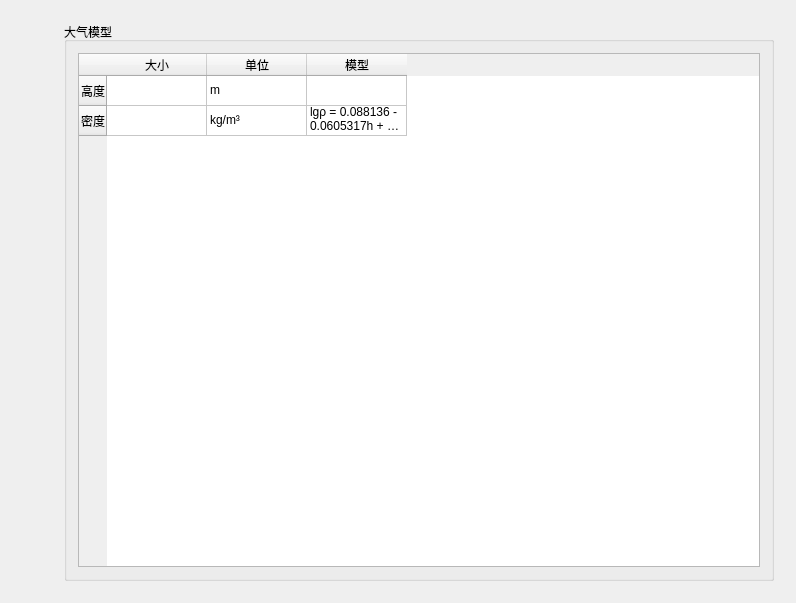
<?xml version="1.0" encoding="UTF-8"?>
<ui version="4.0">
 <class>SubAAWidgetClass</class>
 <widget class="QWidget" name="SubAAWidgetClass">
  <property name="geometry">
   <rect>
    <x>0</x>
    <y>0</y>
    <width>796</width>
    <height>603</height>
   </rect>
  </property>
  <property name="windowTitle">
   <string>SubAAWidget</string>
  </property>
  <layout class="QHBoxLayout" name="horizontalLayout">
   <item>
    <layout class="QVBoxLayout" name="toolPart">
     <item>
      <widget class="QPushButton" name="findMuiscPushButton">
       <property name="minimumSize">
        <size>
         <width>36</width>
         <height>36</height>
        </size>
       </property>
       <property name="toolTip">
        <string>单个模块</string>
       </property>
       <property name="styleSheet">
        <string notr="true">QPushButton {
    border: none; 
width: 20px; height: 50px;
}
QPushButton:hover {
border: 2px solid blue;
}
QPushButton:pressed {
 border: 2px solid red; 
 }</string>
       </property>
       <property name="text">
        <string/>
       </property>
       <property name="icon">
        <iconset resource="../resource.qrc">
         <normaloff>:/icon/resources/icons/module.svg</normaloff>:/icon/resources/icons/module.svg</iconset>
       </property>
       <property name="iconSize">
        <size>
         <width>36</width>
         <height>36</height>
        </size>
       </property>
      </widget>
     </item>
     <item>
      <widget class="QPushButton" name="localMusicPushButton">
       <property name="styleSheet">
        <string notr="true">QPushButton {
    border: none; 
width: 20px; height: 50px;
}
QPushButton:hover {
border: 2px solid blue;
}
QPushButton:pressed {
 border: 2px solid red; 
 }</string>
       </property>
       <property name="text">
        <string/>
       </property>
       <property name="icon">
        <iconset resource="../resource.qrc">
         <normaloff>:/icon/resources/icons/MaterialSymbolsSimCardDownloadOutline.svg</normaloff>:/icon/resources/icons/MaterialSymbolsSimCardDownloadOutline.svg</iconset>
       </property>
       <property name="iconSize">
        <size>
         <width>36</width>
         <height>36</height>
        </size>
       </property>
      </widget>
     </item>
     <item>
      <widget class="QPushButton" name="closePushButton">
       <property name="toolTip">
        <string>关闭音乐盒</string>
       </property>
       <property name="styleSheet">
        <string notr="true">QPushButton {
    border: none; 
width: 20px; height: 50px;
}
QPushButton:hover {
border: 2px solid blue;
}
QPushButton:pressed {
 border: 2px solid red; 
 }</string>
       </property>
       <property name="text">
        <string/>
       </property>
       <property name="icon">
        <iconset resource="../resource.qrc">
         <normaloff>:/icon/resources/icons/IconamoonCloseCircle1.svg</normaloff>:/icon/resources/icons/IconamoonCloseCircle1.svg</iconset>
       </property>
       <property name="iconSize">
        <size>
         <width>36</width>
         <height>36</height>
        </size>
       </property>
      </widget>
     </item>
     <item>
      <spacer name="verticalSpacer">
       <property name="orientation">
        <enum>Qt::Orientation::Vertical</enum>
       </property>
       <property name="sizeHint" stdset="0">
        <size>
         <width>20</width>
         <height>40</height>
        </size>
       </property>
      </spacer>
     </item>
    </layout>
   </item>
   <item>
    <widget class="QWidget" name="singleFunctionWidget" native="true">
     <layout class="QVBoxLayout" name="verticalLayout">
      <item>
       <widget class="QGroupBox" name="airGroupBox">
        <property name="title">
         <string>大气模型</string>
        </property>
        <layout class="QGridLayout" name="gridLayout">
         <item row="0" column="0">
          <widget class="QTableWidget" name="airTableWidget">
           <row>
            <property name="text">
             <string>高度</string>
            </property>
           </row>
           <row>
            <property name="text">
             <string>密度</string>
            </property>
           </row>
           <column>
            <property name="text">
             <string>大小</string>
            </property>
           </column>
           <column>
            <property name="text">
             <string>单位</string>
            </property>
           </column>
           <column>
            <property name="text">
             <string>模型</string>
            </property>
           </column>
           <item row="0" column="0">
            <property name="text">
             <string/>
            </property>
           </item>
           <item row="0" column="1">
            <property name="text">
             <string>m</string>
            </property>
            <property name="flags">
             <set>ItemIsSelectable|ItemIsDragEnabled|ItemIsDropEnabled|ItemIsUserCheckable|ItemIsEnabled</set>
            </property>
           </item>
           <item row="1" column="1">
            <property name="text">
             <string>kg/m³</string>
            </property>
            <property name="flags">
             <set>ItemIsSelectable|ItemIsDragEnabled|ItemIsDropEnabled|ItemIsUserCheckable|ItemIsEnabled</set>
            </property>
           </item>
           <item row="1" column="2">
            <property name="text">
             <string>lgρ = 0.088136 - 0.0605317h + 1.37264 × 10⁻⁵h²</string>
            </property>
           </item>
          </widget>
         </item>
        </layout>
       </widget>
      </item>
     </layout>
    </widget>
   </item>
  </layout>
 </widget>
 <layoutdefault spacing="6" margin="11"/>
 <resources>
  <include location="../resource.qrc"/>
 </resources>
 <connections/>
</ui>
